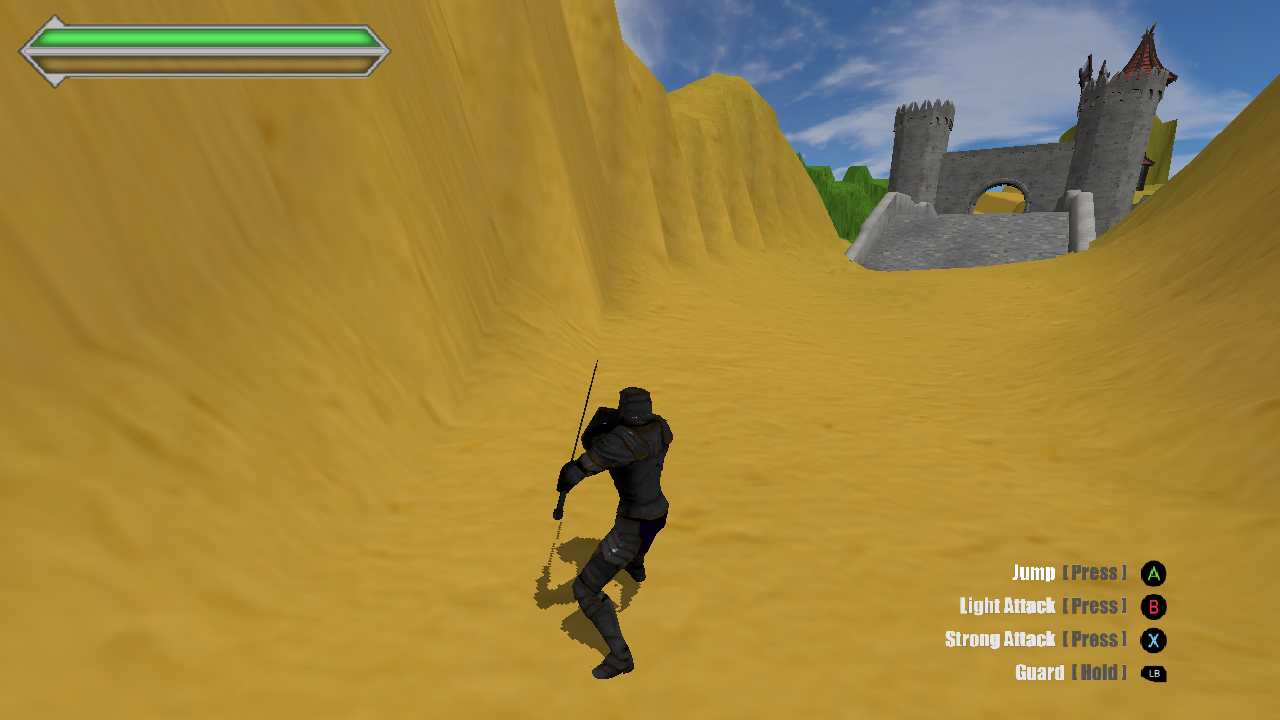
#> input picture examples/KF_Framework/screenshots/kf_original_battle.png, 1280 x 720 px, found by its file name
$ python _analyze_diff.py
#> lines starting #> are read from the running program, lines starting #| are printed output that depends on the picture
from PIL import Image
import numpy as np

kf = np.array(Image.open("screenshots/kf_original_battle.png").convert("RGB")).astype(float)
dse = np.array(Image.open("screenshots/dse_battle.png").convert("RGB")).astype(float)
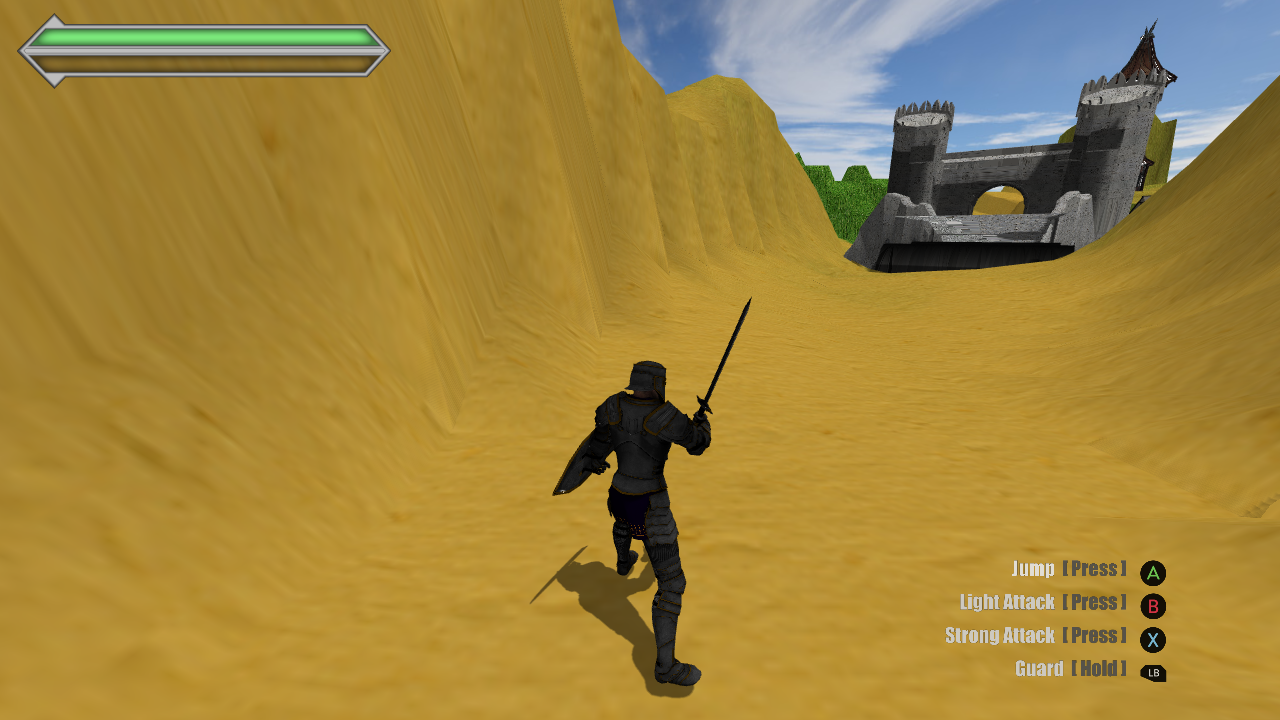
#> input picture examples/KF_Framework/screenshots/dse_battle.png, 1280 x 720 px, found by its file name
h = min(kf.shape[0], dse.shape[0])
#> h = 720
w = min(kf.shape[1], dse.shape[1])
#> w = 1280
kf = kf[:h,:w,:]
dse = dse[:h,:w,:]
diff = dse - kf
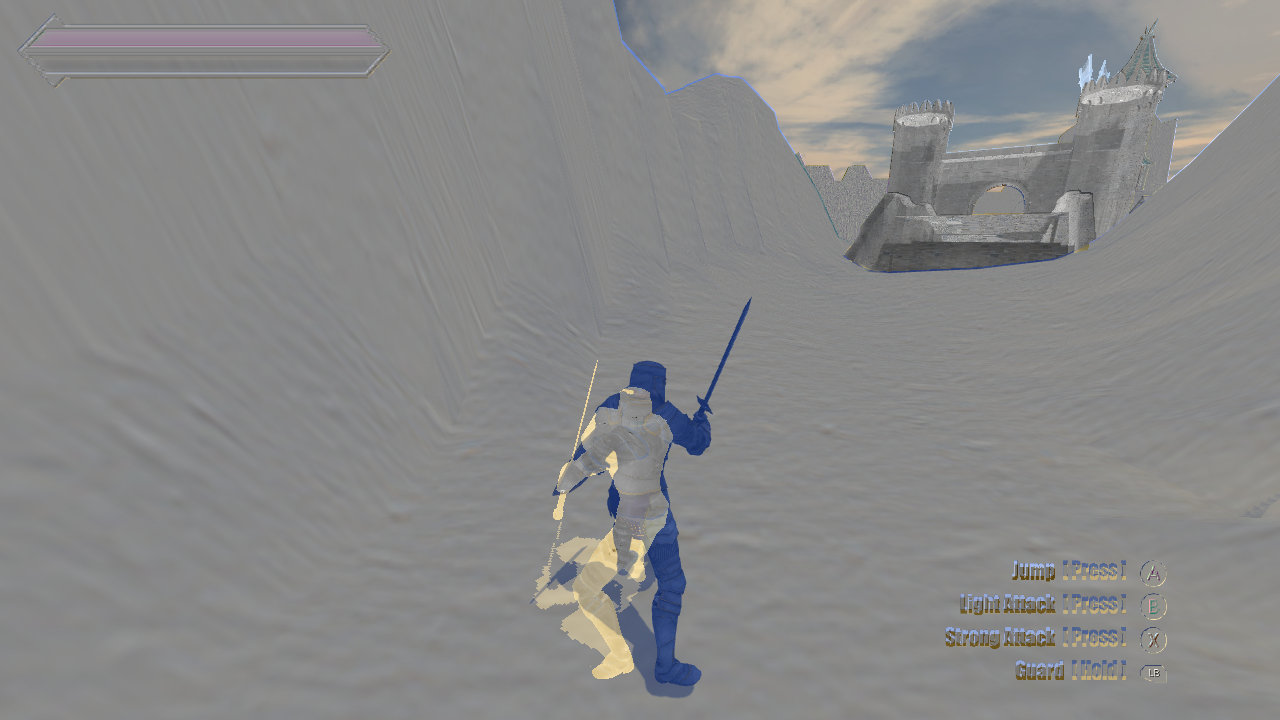
#> diff: shape (720, 1280, 3) float64; mean R, G, B 0.5, 0.7, 1.1; drawn with min black and max white

for i, ch in enumerate(["R","G","B"]):
    print(f"{ch}: mean_signed={diff[:,:,i].mean():.1f}, abs={np.abs(diff[:,:,i]).mean():.1f}")
#> this loop made 3 passes
#| R: mean_signed=0.5, abs=12.3
#| G: mean_signed=0.7, abs=10.3
#| B: mean_signed=1.1, abs=8.3

# Sky (top 100 rows)
print(f"Sky  KF:  R={kf[:100,:,0].mean():.0f} G={kf[:100,:,1].mean():.0f} B={kf[:100,:,2].mean():.0f}")
#| Sky  KF:  R=123 G=126 B=108
print(f"Sky  DSE: R={dse[:100,:,0].mean():.0f} G={dse[:100,:,1].mean():.0f} B={dse[:100,:,2].mean():.0f}")
#| Sky  DSE: R=135 G=139 B=121

# Ground (bottom 200 rows)
print(f"Gnd  KF:  R={kf[-200:,:,0].mean():.0f} G={kf[-200:,:,1].mean():.0f} B={kf[-200:,:,2].mean():.0f}")
#| Gnd  KF:  R=177 G=140 B=53
print(f"Gnd  DSE: R={dse[-200:,:,0].mean():.0f} G={dse[-200:,:,1].mean():.0f} B={dse[-200:,:,2].mean():.0f}")
#| Gnd  DSE: R=176 G=140 B=53

# Middle band (buildings area)
print(f"Mid  KF:  R={kf[200:500,:,0].mean():.0f} G={kf[200:500,:,1].mean():.0f} B={kf[200:500,:,2].mean():.0f}")
#| Mid  KF:  R=165 G=132 B=50
print(f"Mid  DSE: R={dse[200:500,:,0].mean():.0f} G={dse[200:500,:,1].mean():.0f} B={dse[200:500,:,2].mean():.0f}")
#| Mid  DSE: R=161 G=129 B=48

# HUD area (top-left corner 200x100)
print(f"HUD  KF:  R={kf[:100,:200,0].mean():.0f} G={kf[:100,:200,1].mean():.0f} B={kf[:100,:200,2].mean():.0f}")
#| HUD  KF:  R=138 G=133 B=69
print(f"HUD  DSE: R={dse[:100,:200,0].mean():.0f} G={dse[:100,:200,1].mean():.0f} B={dse[:100,:200,2].mean():.0f}")
#| HUD  DSE: R=140 G=131 B=71

# Check actual texture colors
#> (the run stopped early here; a loop or call above may not have finished)
